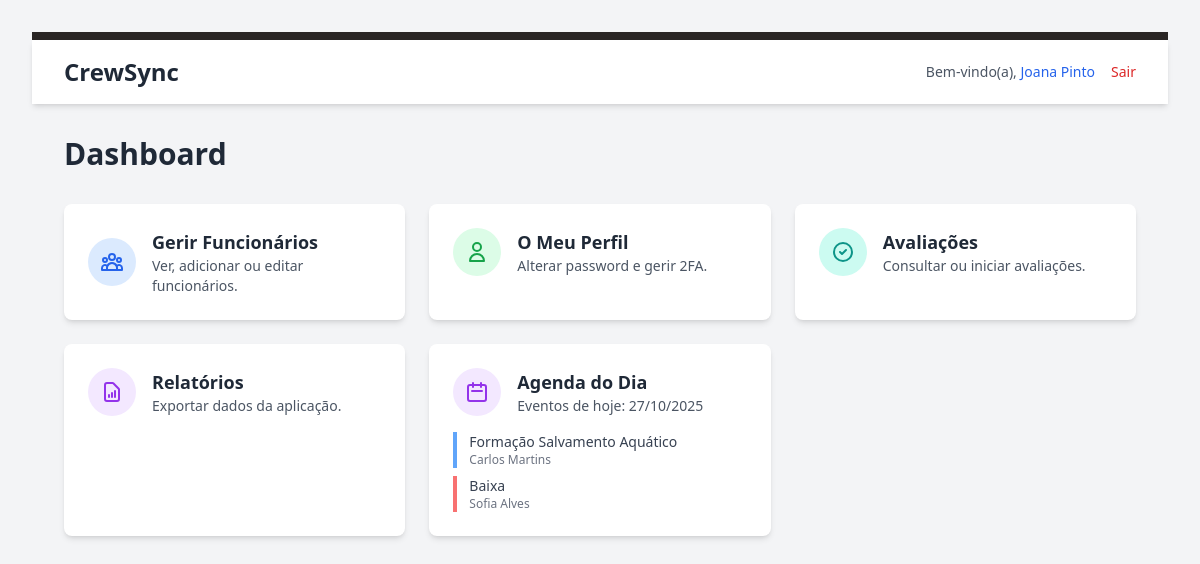
Screenshot of /public/index.php (signed in) with the database file from the repository.
### tables this page shows
CREATE TABLE `agendamentos` (
  `id` int(10) UNSIGNED NOT NULL,
  `funcionario_id` int(10) UNSIGNED NOT NULL COMMENT 'A quem pertence o evento',
  `titulo` varchar(150) NOT NULL COMMENT 'Ex: Folga, Consulta Médica, Formação X',
  `descricao` text DEFAULT NULL COMMENT 'Detalhes adicionais (opcional)',
  `data_inicio` datetime NOT NULL COMMENT 'Data e hora de início',
  `data_fim` datetime DEFAULT NULL COMMENT 'Data e hora de fim (opcional, pode ser igual a data_inicio)',
  `tipo_evento` varchar(50) NOT NULL DEFAULT 'Geral' COMMENT 'Ex: Folga, Férias, Médico, Formação, Reunião',
  `created_by_user_id` int(10) UNSIGNED DEFAULT NULL COMMENT 'Quem registou o evento',
  `created_at` timestamp NOT NULL DEFAULT current_timestamp()
);

CREATE TABLE `funcionarios` (
  `id` int(10) UNSIGNED NOT NULL,
  `numero_funcionario` varchar(20) DEFAULT NULL,
  `nome_completo` varchar(255) NOT NULL,
  `email_corporativo` varchar(255) DEFAULT NULL,
  `cargo` varchar(100) NOT NULL,
  `departamento` varchar(100) NOT NULL,
  `sector_piscina` int(10) UNSIGNED DEFAULT NULL COMMENT 'Número do sector específico para quem trabalha nas Piscinas',
  `foto_path` varchar(255) DEFAULT NULL,
  `nfc_card_id` varchar(50) DEFAULT NULL,
  `data_contratacao` date NOT NULL,
  `ativo` tinyint(1) NOT NULL DEFAULT 1,
  `created_at` timestamp NOT NULL DEFAULT current_timestamp(),
  `updated_at` timestamp NOT NULL DEFAULT current_timestamp() ON UPDATE current_timestamp()
);

### src/auth_guard.php (called while the page is built, shortened)
<?php
$utilizador_logado = [
    'id' => $_SESSION['user_id'],
    'email' => $_SESSION['user_email'],
    'role_id' => $_SESSION['user_role_id'],
    'funcionario_id' => $_SESSION['user_funcionario_id'],
    'nome' => $_SESSION['user_name'] ?? null
];
?>

### public/index.php (the view, shortened to what this page needs)
<?php
require_once '../src/auth_guard.php';
require_once '../config/db.php';
$agenda_hoje = [];
try {
    $hoje_inicio = date('Y-m-d 00:00:00');
    $hoje_fim = date('Y-m-d 23:59:59');
    $stmt_agenda = $pdo->prepare("
        SELECT a.titulo, a.tipo_evento, f.nome_completo as funcionario_nome
        FROM agendamentos a
        JOIN funcionarios f ON a.funcionario_id = f.id
        WHERE (a.data_inicio BETWEEN :inicio AND :fim)
           OR (a.data_fim BETWEEN :inicio AND :fim)
           OR (a.data_inicio < :inicio AND a.data_fim > :fim) -- Eventos que abrangem o dia todo
        ORDER BY a.data_inicio ASC
    ");
    $stmt_agenda->bindParam(':inicio', $hoje_inicio);
    $stmt_agenda->bindParam(':fim', $hoje_fim);
    $stmt_agenda->execute();
    $agenda_hoje = $stmt_agenda->fetchAll(PDO::FETCH_ASSOC);
} catch (PDOException $e) {
    error_log("Erro ao buscar dados para o dashboard: " . $e->getMessage());
    $error_message = "Ocorreu um erro ao carregar os dados do dashboard.";
}
?>
<!DOCTYPE html>
<html lang="pt-PT" class="bg-gray-100">
<head>
    <link href="<?= BASE_URL ?>/public/css/style.css" rel="stylesheet">
</head>
<body class="p-8">
    <?php include_once '../src/templates/header.php'; ?>
    <main class="p-8">
        <div class="max-w-7xl mx-auto">
            <h1 class="text-3xl font-bold text-gray-800 mb-8">Dashboard</h1>
            <div class="grid grid-cols-1 sm:grid-cols-2 lg:grid-cols-3 xl:grid-cols-4 gap-6">
                <?php
                $role_id = (int)($utilizador_logado['role_id'] ?? 0);
                if ($role_id === ROLE_ADMIN || $role_id === ROLE_RH || $role_id === ROLE_MANAGER || $role_id === ROLE_SUPERVISOR):
                ?>
                    <a href="listar_funcionarios.php" class="block bg-white p-6 rounded-lg shadow-md hover:shadow-xl hover:-translate-y-1 transition-all duration-300">
                        <div class="flex items-center gap-4">
                            <div class="bg-blue-100 text-blue-600 p-3 rounded-full">
                            </div>
                            <div>
                                <h2 class="font-semibold text-lg text-gray-800">Gerir Funcionários</h2>
                                <p class="text-sm text-gray-600">Ver, adicionar ou editar funcionários.</p>
                            </div>
                        </div>
                    </a>
                <?php
                endif; ?>
                <a href="perfil.php" class="block bg-white p-6 rounded-lg shadow-md hover:shadow-xl hover:-translate-y-1 transition-all duration-300">
                    <div class="flex items-center gap-4">
                        <div class="bg-green-100 text-green-600 p-3 rounded-full">
                            <svg xmlns="http://www.w3.org/2000/svg" class="h-6 w-6" fill="none" viewBox="0 0 24 24" stroke="currentColor"><path stroke-linecap="round" stroke-linejoin="round" stroke-width="2" d="M16 7a4 4 0 11-8 0 4 4 0 018 0zM12 14a7 7 0 00-7 7h14a7 7 0 00-7-7z" /></svg>
                        </div>
                        <div>
                            <h2 class="font-semibold text-lg text-gray-800">O Meu Perfil</h2>
                            <p class="text-sm text-gray-600">Alterar password e gerir 2FA.</p>
                        </div>
                    </div>
                </a>
                <?php
                $pode_avaliar = (
                    (int)($utilizador_logado['role_id'] ?? 0) === ROLE_ADMIN ||
                    (int)($utilizador_logado['role_id'] ?? 0) === ROLE_RH ||
                    (int)($utilizador_logado['role_id'] ?? 0) === ROLE_MANAGER ||
                    (int)($utilizador_logado['role_id'] ?? 0) === ROLE_SUPERVISOR
                );
                if ($pode_avaliar):
                ?>
                <a href="iniciar_avaliacao.php" class="block bg-white p-6 rounded-lg shadow-md hover:shadow-xl hover:-translate-y-1 transition-all duration-300">
                    <div class="flex items-center gap-4">
                        <div class="bg-teal-100 text-teal-600 p-3 rounded-full">
                            <svg xmlns="http://www.w3.org/2000/svg" class="h-6 w-6" fill="none" viewBox="0 0 24 24" stroke="currentColor" stroke-width="2">
                                <path stroke-linecap="round" stroke-linejoin="round" d="M9 12l2 2 4-4m6 2a9 9 0 11-18 0 9 9 0 0118 0z" />
                            </svg>
                        </div>
                        <div>
                            <h2 class="font-semibold text-lg text-gray-800">Avaliações</h2>
                            <p class="text-sm text-gray-600">Consultar ou iniciar avaliações.</p>
                        </div>
                    </div>
                </a>
                <?php endif; ?>
                <?php
                $pode_ver_relatorios = (
                    (int)($utilizador_logado['role_id'] ?? 0) === ROLE_ADMIN ||
                    (int)($utilizador_logado['role_id'] ?? 0) === ROLE_RH ||
                    (int)($utilizador_logado['role_id'] ?? 0) === ROLE_MANAGER ||
                    (int)($utilizador_logado['role_id'] ?? 0) === ROLE_SUPERVISOR
                );
                if ($pode_ver_relatorios):
                ?>
                <a href="relatorios.php" class="block bg-white p-6 rounded-lg shadow-md hover:shadow-xl hover:-translate-y-1 transition-all duration-300">
                    <div class="flex items-center gap-4">
                        <div class="bg-purple-100 text-purple-600 p-3 rounded-full">
                            <svg xmlns="http://www.w3.org/2000/svg" class="h-6 w-6" fill="none" viewBox="0 0 24 24" stroke="currentColor" stroke-width="2">
                                <path stroke-linecap="round" stroke-linejoin="round" d="M9 17v-2m3 2v-4m3 4v-6m2 10H7a2 2 0 01-2-2V5a2 2 0 012-2h5.586a1 1 0 01.707.293l5.414 5.414a1 1 0 01.293.707V19a2 2 0 01-2 2z" />
                            </svg>
                        </div>
                        <div>
                            <h2 class="font-semibold text-lg text-gray-800">Relatórios</h2>
                            <p class="text-sm text-gray-600">Exportar dados da aplicação.</p>
                        </div>
                    </div>
                </a>
                <?php endif; ?>
                <a href="calendario.php" class="block bg-white p-6 rounded-lg shadow-md hover:shadow-xl hover:-translate-y-1 transition-all duration-300 col-span-1 sm:col-span-2 lg:col-span-1">
                <div class="flex items-center gap-4 mb-4">
                    <div class="bg-purple-100 text-purple-600 p-3 rounded-full">
                        <svg xmlns="http://www.w3.org/2000/svg" class="h-6 w-6" fill="none" viewBox="0 0 24 24" stroke="currentColor" stroke-width="2">
                        <path stroke-linecap="round" stroke-linejoin="round" d="M8 7V3m8 4V3m-9 8h10M5 21h14a2 2 0 002-2V7a2 2 0 00-2-2H5a2 2 0 00-2 2v12a2 2 0 002 2z" />
                        </svg>
                    </div>
                    <div>
                        <h2 class="font-semibold text-lg text-gray-800">Agenda do Dia</h2>
                        <p class="text-sm text-gray-600">Eventos de hoje: <?= date('d/m/Y') ?></p>
                    </div>
                </div>
                <div class="space-y-2 text-sm max-h-40 overflow-y-auto">
                    <?php if (empty($agenda_hoje)): ?>
                        <p class="text-gray-500 italic">Nenhum evento agendado para hoje.</p>
                    <?php else: ?>
                        <?php foreach ($agenda_hoje as $evento): ?>
                            <div class="border-l-4 pl-3 <?= $evento['tipo_evento'] === 'Folga' ? 'border-orange-400' : ($evento['tipo_evento'] === 'Médico' ? 'border-red-400' : 'border-blue-400') ?>">
                                <p class="font-medium text-gray-700"><?= htmlspecialchars($evento['titulo']) ?></p>
                                <p class="text-xs text-gray-500"><?= htmlspecialchars($evento['funcionario_nome']) ?></p>
                            </div>
                        <?php endforeach; ?>
                    <?php endif; ?>
                </div>
            </a>
            </div>
        </div>
    </main>
</body>
</html>

### public/css/style.css (style rules this page uses)
html, :host { line-height: 1.5; -webkit-text-size-adjust: 100%; -moz-tab-size: 4; -o-tab-size: 4; tab-size: 4; font-family: ui-sans-serif, system-ui, sans-serif, "Apple Color Emoji", "Segoe UI Emoji", "Segoe UI Symbol", "Noto Color Emoji"; font-feature-settings: normal; font-variation-settings: normal; -webkit-tap-highlight-color: transparent; }
body { margin: 0; line-height: inherit; }
h1, h2, h3, h4, h5, h6 { font-size: inherit; font-weight: inherit; }
a { color: inherit; text-decoration: inherit; }
blockquote, dl, dd, h1, h2, h3, h4, h5, h6, hr, figure, p, pre { margin: 0; }
img, svg, video, canvas, audio, iframe, embed, object { display: block; vertical-align: middle; }
.col-span-1 { grid-column: span 1 / span 1; }
.mx-auto { margin-left: auto; margin-right: auto; }
.mb-4 { margin-bottom: 1rem; }
.mb-8 { margin-bottom: 2rem; }
.block { display: block; }
.flex { display: flex; }
.grid { display: grid; }
.h-6 { height: 1.5rem; }
.max-h-40 { max-height: 10rem; }
.w-6 { width: 1.5rem; }
.max-w-7xl { max-width: 80rem; }
.grid-cols-1 { grid-template-columns: repeat(1, minmax(0, 1fr)); }
.items-center { align-items: center; }
.gap-4 { gap: 1rem; }
.gap-6 { gap: 1.5rem; }
.space-y-2 > :not([hidden]) ~ :not([hidden]) { --tw-space-y-reverse: 0; margin-top: calc(0.5rem * calc(1 - var(--tw-space-y-reverse))); margin-bottom: calc(0.5rem * var(--tw-space-y-reverse)); }
.overflow-y-auto { overflow-y: auto; }
.rounded-full { border-radius: 9999px; }
.rounded-lg { border-radius: 0.5rem; }
.border-l-4 { border-left-width: 4px; }
.border-blue-400 { --tw-border-opacity: 1; border-color: rgb(96 165 250 / var(--tw-border-opacity, 1)); }
.border-red-400 { --tw-border-opacity: 1; border-color: rgb(248 113 113 / var(--tw-border-opacity, 1)); }
.bg-blue-100 { --tw-bg-opacity: 1; background-color: rgb(219 234 254 / var(--tw-bg-opacity, 1)); }
.bg-gray-100 { --tw-bg-opacity: 1; background-color: rgb(243 244 246 / var(--tw-bg-opacity, 1)); }
.bg-green-100 { --tw-bg-opacity: 1; background-color: rgb(220 252 231 / var(--tw-bg-opacity, 1)); }
.bg-purple-100 { --tw-bg-opacity: 1; background-color: rgb(243 232 255 / var(--tw-bg-opacity, 1)); }
.bg-teal-100 { --tw-bg-opacity: 1; background-color: rgb(204 251 241 / var(--tw-bg-opacity, 1)); }
.bg-white { --tw-bg-opacity: 1; background-color: rgb(255 255 255 / var(--tw-bg-opacity, 1)); }
.p-3 { padding: 0.75rem; }
.p-6 { padding: 1.5rem; }
.p-8 { padding: 2rem; }
.pl-3 { padding-left: 0.75rem; }
.text-3xl { font-size: 1.875rem; line-height: 2.25rem; }
.text-lg { font-size: 1.125rem; line-height: 1.75rem; }
.text-sm { font-size: 0.875rem; line-height: 1.25rem; }
.text-xs { font-size: 0.75rem; line-height: 1rem; }
.font-bold { font-weight: 700; }
.font-medium { font-weight: 500; }
.font-semibold { font-weight: 600; }
.text-blue-600 { --tw-text-opacity: 1; color: rgb(37 99 235 / var(--tw-text-opacity, 1)); }
.text-gray-500 { --tw-text-opacity: 1; color: rgb(107 114 128 / var(--tw-text-opacity, 1)); }
.text-gray-600 { --tw-text-opacity: 1; color: rgb(75 85 99 / var(--tw-text-opacity, 1)); }
.text-gray-700 { --tw-text-opacity: 1; color: rgb(55 65 81 / var(--tw-text-opacity, 1)); }
.text-gray-800 { --tw-text-opacity: 1; color: rgb(31 41 55 / var(--tw-text-opacity, 1)); }
.text-green-600 { --tw-text-opacity: 1; color: rgb(22 163 74 / var(--tw-text-opacity, 1)); }
.text-purple-600 { --tw-text-opacity: 1; color: rgb(147 51 234 / var(--tw-text-opacity, 1)); }
.text-teal-600 { --tw-text-opacity: 1; color: rgb(13 148 136 / var(--tw-text-opacity, 1)); }
.shadow-md { --tw-shadow: 0 4px 6px -1px rgb(0 0 0 / 0.1), 0 2px 4px -2px rgb(0 0 0 / 0.1); --tw-shadow-colored: 0 4px 6px -1px var(--tw-shadow-color), 0 2px 4px -2px var(--tw-shadow-color); box-shadow: var(--tw-ring-offset-shadow, 0 0 #0000), var(--tw-ring-shadow, 0 0 #0000), var(--tw-shadow); }
.transition-all { transition-property: all; transition-timing-function: cubic-bezier(0.4, 0, 0.2, 1); transition-duration: 150ms; }
.duration-300 { transition-duration: 300ms; }
@media (min-width: 640px) { .sm\:col-span-2 { grid-column: span 2 / span 2; } }
@media (min-width: 640px) { .sm\:grid-cols-2 { grid-template-columns: repeat(2, minmax(0, 1fr)); } }
@media (min-width: 1024px) { .lg\:col-span-1 { grid-column: span 1 / span 1; } }
@media (min-width: 1024px) { .lg\:grid-cols-3 { grid-template-columns: repeat(3, minmax(0, 1fr)); } }

### rows the page displays
agendamentos: titulo "Formação Salvamento Aquático", funcionario.nome_completo "Carlos Martins"
agendamentos: titulo "Baixa", funcionario.nome_completo "Sofia Alves"

### other values shown
$_SESSION['user_name'] "Joana Pinto"
